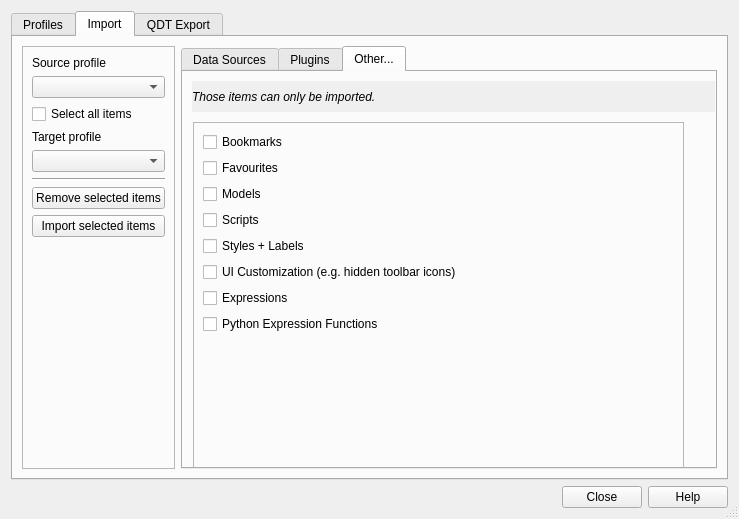
<?xml version="1.0" encoding="UTF-8"?>
<ui version="4.0">
 <class>ProfileManagerDialogBase</class>
 <widget class="QDialog" name="ProfileManagerDialogBase">
  <property name="geometry">
   <rect>
    <x>0</x>
    <y>0</y>
    <width>739</width>
    <height>519</height>
   </rect>
  </property>
  <property name="windowTitle">
   <string notr="true">Profile Manager</string>
  </property>
  <property name="locale">
   <locale language="English" country="UnitedStates"/>
  </property>
  <property name="sizeGripEnabled">
   <bool>true</bool>
  </property>
  <layout class="QVBoxLayout" name="verticalLayout">
   <item>
    <widget class="QTabWidget" name="tabWidget">
     <property name="autoFillBackground">
      <bool>false</bool>
     </property>
     <property name="tabShape">
      <enum>QTabWidget::Rounded</enum>
     </property>
     <property name="currentIndex">
      <number>1</number>
     </property>
     <widget class="QWidget" name="tab_profiles">
      <attribute name="title">
       <string>Profiles</string>
      </attribute>
      <layout class="QHBoxLayout" name="horizontalLayout_2">
       <item>
        <widget class="QFrame" name="frame_2">
         <property name="frameShape">
          <enum>QFrame::StyledPanel</enum>
         </property>
         <property name="frameShadow">
          <enum>QFrame::Raised</enum>
         </property>
         <layout class="QVBoxLayout" name="verticalLayout_3">
          <item>
           <widget class="QPushButton" name="createProfileButton">
            <property name="text">
             <string>New</string>
            </property>
           </widget>
          </item>
          <item>
           <widget class="QPushButton" name="copyProfileButton">
            <property name="text">
             <string>Copy</string>
            </property>
           </widget>
          </item>
          <item>
           <widget class="QPushButton" name="editProfileButton">
            <property name="text">
             <string>Rename</string>
            </property>
           </widget>
          </item>
          <item>
           <widget class="QPushButton" name="removeProfileButton">
            <property name="text">
             <string>Remove</string>
            </property>
           </widget>
          </item>
          <item>
           <widget class="Line" name="line_2">
            <property name="orientation">
             <enum>Qt::Horizontal</enum>
            </property>
           </widget>
          </item>
          <item>
           <spacer name="verticalSpacer_2">
            <property name="orientation">
             <enum>Qt::Vertical</enum>
            </property>
            <property name="sizeHint" stdset="0">
             <size>
              <width>20</width>
              <height>40</height>
             </size>
            </property>
           </spacer>
          </item>
         </layout>
        </widget>
       </item>
       <item>
        <layout class="QVBoxLayout" name="verticalLayout_4">
         <item>
          <widget class="QLabel" name="label_4">
           <property name="text">
            <string>Profiles</string>
           </property>
          </widget>
         </item>
         <item>
          <widget class="QListView" name="list_profiles"/>
         </item>
        </layout>
       </item>
      </layout>
     </widget>
     <widget class="QWidget" name="tab_datasources">
      <attribute name="title">
       <string>Import</string>
      </attribute>
      <layout class="QHBoxLayout" name="horizontalLayout">
       <item>
        <widget class="QFrame" name="frame">
         <property name="frameShape">
          <enum>QFrame::StyledPanel</enum>
         </property>
         <property name="frameShadow">
          <enum>QFrame::Raised</enum>
         </property>
         <layout class="QVBoxLayout" name="verticalLayout_2">
          <item>
           <widget class="QLabel" name="label">
            <property name="text">
             <string>Source profile</string>
            </property>
           </widget>
          </item>
          <item>
           <widget class="QComboBox" name="comboBoxNamesSource"/>
          </item>
          <item>
           <widget class="QCheckBox" name="checkBox_checkAll">
            <property name="toolTip">
             <string>Select all items in the source profile</string>
            </property>
            <property name="text">
             <string>Select all items</string>
            </property>
           </widget>
          </item>
          <item>
           <widget class="QLabel" name="choseProfileLabel">
            <property name="text">
             <string>Target profile</string>
            </property>
           </widget>
          </item>
          <item>
           <widget class="QComboBox" name="comboBoxNamesTarget"/>
          </item>
          <item>
           <widget class="Line" name="line">
            <property name="orientation">
             <enum>Qt::Horizontal</enum>
            </property>
           </widget>
          </item>
          <item>
           <widget class="QPushButton" name="removeThingsButton">
            <property name="toolTip">
             <string>Remove selected items from source profile</string>
            </property>
            <property name="text">
             <string>Remove selected items</string>
            </property>
           </widget>
          </item>
          <item>
           <widget class="QPushButton" name="importThingsButton">
            <property name="toolTip">
             <string>Import selected items from source to target profile</string>
            </property>
            <property name="text">
             <string>Import selected items</string>
            </property>
           </widget>
          </item>
          <item>
           <spacer name="verticalSpacer">
            <property name="orientation">
             <enum>Qt::Vertical</enum>
            </property>
            <property name="sizeHint" stdset="0">
             <size>
              <width>20</width>
              <height>40</height>
             </size>
            </property>
           </spacer>
          </item>
         </layout>
        </widget>
       </item>
       <item>
        <widget class="QTabWidget" name="tabWidget_2">
         <property name="currentIndex">
          <number>2</number>
         </property>
         <widget class="QWidget" name="tab_inner_datasources">
          <attribute name="title">
           <string>Data Sources</string>
          </attribute>
          <layout class="QVBoxLayout" name="verticalLayout_5">
           <item>
            <widget class="QTreeWidget" name="treeWidgetSource">
             <column>
              <property name="text">
               <string>Source profile</string>
              </property>
             </column>
            </widget>
           </item>
           <item>
            <widget class="QTreeWidget" name="treeWidgetTarget">
             <property name="focusPolicy">
              <enum>Qt::NoFocus</enum>
             </property>
             <property name="selectionMode">
              <enum>QAbstractItemView::NoSelection</enum>
             </property>
             <column>
              <property name="text">
               <string>Target profile</string>
              </property>
             </column>
            </widget>
           </item>
          </layout>
         </widget>
         <widget class="QWidget" name="tab_plugins">
          <attribute name="title">
           <string>Plugins</string>
          </attribute>
          <layout class="QVBoxLayout" name="verticalLayout_6">
           <item>
            <widget class="QLabel" name="label_5">
             <property name="text">
              <string>Source profile</string>
             </property>
            </widget>
           </item>
           <item>
            <widget class="QListWidget" name="list_plugins"/>
           </item>
           <item>
            <widget class="QLabel" name="label_6">
             <property name="text">
              <string>Target profile</string>
             </property>
            </widget>
           </item>
           <item>
            <widget class="QListWidget" name="list_plugins_target">
             <property name="focusPolicy">
              <enum>Qt::NoFocus</enum>
             </property>
             <property name="selectionMode">
              <enum>QAbstractItemView::NoSelection</enum>
             </property>
            </widget>
           </item>
          </layout>
         </widget>
         <widget class="QWidget" name="tab_models">
          <attribute name="title">
           <string>Other...</string>
          </attribute>
          <widget class="QFrame" name="frame_3">
           <property name="geometry">
            <rect>
             <x>10</x>
             <y>50</y>
             <width>491</width>
             <height>441</height>
            </rect>
           </property>
           <property name="frameShape">
            <enum>QFrame::StyledPanel</enum>
           </property>
           <property name="frameShadow">
            <enum>QFrame::Raised</enum>
           </property>
           <layout class="QVBoxLayout" name="verticalLayout_8">
            <item>
             <widget class="QCheckBox" name="bookmark_check">
              <property name="text">
               <string>Bookmarks</string>
              </property>
             </widget>
            </item>
            <item>
             <widget class="QCheckBox" name="favourites_check">
              <property name="text">
               <string>Favourites</string>
              </property>
             </widget>
            </item>
            <item>
             <widget class="QCheckBox" name="models_check">
              <property name="text">
               <string>Models</string>
              </property>
             </widget>
            </item>
            <item>
             <widget class="QCheckBox" name="scripts_check">
              <property name="text">
               <string>Scripts</string>
              </property>
             </widget>
            </item>
            <item>
             <widget class="QCheckBox" name="styles_check">
              <property name="text">
               <string>Styles + Labels</string>
              </property>
             </widget>
            </item>
            <item>
             <widget class="QCheckBox" name="customization_check">
              <property name="text">
               <string>UI Customization (e.g. hidden toolbar icons)</string>
              </property>
             </widget>
            </item>
            <item>
             <widget class="QCheckBox" name="expressions_check">
              <property name="text">
               <string>Expressions</string>
              </property>
             </widget>
            </item>
            <item>
             <widget class="QCheckBox" name="python_expressions_check">
              <property name="text">
               <string>Python Expression Functions</string>
              </property>
             </widget>
            </item>
            <item>
             <spacer name="verticalSpacer_3">
              <property name="orientation">
               <enum>Qt::Vertical</enum>
              </property>
              <property name="sizeHint" stdset="0">
               <size>
                <width>20</width>
                <height>40</height>
               </size>
              </property>
             </spacer>
            </item>
           </layout>
          </widget>
          <widget class="QLabel" name="blb_other_import_only">
           <property name="geometry">
            <rect>
             <x>9</x>
             <y>9</y>
             <width>591</width>
             <height>31</height>
            </rect>
           </property>
           <property name="font">
            <font>
             <italic>true</italic>
            </font>
           </property>
           <property name="autoFillBackground">
            <bool>true</bool>
           </property>
           <property name="text">
            <string>Those items can only be imported.</string>
           </property>
          </widget>
         </widget>
        </widget>
       </item>
      </layout>
     </widget>
     <widget class="QWidget" name="tab_qdt_export">
      <attribute name="title">
       <string>QDT Export</string>
      </attribute>
      <layout class="QGridLayout" name="gridLayout">
       <item row="1" column="0">
        <widget class="QLabel" name="qdt_profile_label">
         <property name="sizePolicy">
          <sizepolicy hsizetype="Fixed" vsizetype="Preferred">
           <horstretch>0</horstretch>
           <verstretch>0</verstretch>
          </sizepolicy>
         </property>
         <property name="text">
          <string>Profile</string>
         </property>
        </widget>
       </item>
       <item row="5" column="0">
        <widget class="QLabel" name="qdt_qgis_min_version_label">
         <property name="text">
          <string>QGIS min. version</string>
         </property>
        </widget>
       </item>
       <item row="2" column="0">
        <widget class="QLabel" name="qdt_description_label">
         <property name="text">
          <string>Description</string>
         </property>
        </widget>
       </item>
       <item row="1" column="1" colspan="2">
        <widget class="QComboBox" name="qdt_export_profile_cbx"/>
       </item>
       <item row="3" column="0">
        <widget class="QLabel" name="qdt_email_label">
         <property name="text">
          <string>Email</string>
         </property>
        </widget>
       </item>
       <item row="3" column="1">
        <widget class="QLineEdit" name="qdt_email_edit"/>
       </item>
       <item row="4" column="1">
        <widget class="QLineEdit" name="qdt_version_edit"/>
       </item>
       <item row="8" column="0" colspan="2">
        <widget class="QCheckBox" name="qdt_clear_export_folder_checkbox">
         <property name="text">
          <string>Clear export folder</string>
         </property>
        </widget>
       </item>
       <item row="5" column="1">
        <widget class="QLineEdit" name="qdt_qgis_min_version_edit"/>
       </item>
       <item row="11" column="0" colspan="3">
        <spacer name="verticalSpacer_4">
         <property name="orientation">
          <enum>Qt::Vertical</enum>
         </property>
         <property name="sizeHint" stdset="0">
          <size>
           <width>20</width>
           <height>40</height>
          </size>
         </property>
        </spacer>
       </item>
       <item row="7" column="0" colspan="2">
        <widget class="QCheckBox" name="qdt_inactive_plugin_export_checkbox">
         <property name="text">
          <string>Export inactive plugins</string>
         </property>
        </widget>
       </item>
       <item row="4" column="0">
        <widget class="QLabel" name="qdt_version_label">
         <property name="text">
          <string>Version</string>
         </property>
        </widget>
       </item>
       <item row="10" column="0" colspan="3">
        <widget class="QPushButton" name="export_qdt_button">
         <property name="text">
          <string>Export</string>
         </property>
        </widget>
       </item>
       <item row="6" column="0">
        <widget class="QLabel" name="qdt_qgis_max_version_label">
         <property name="text">
          <string>QGIS max. version</string>
         </property>
        </widget>
       </item>
       <item row="6" column="1">
        <widget class="QLineEdit" name="qdt_qgis_max_version_edit"/>
       </item>
       <item row="2" column="1">
        <widget class="QTextEdit" name="qdt_description_edit"/>
       </item>
       <item row="0" column="1">
        <widget class="QgsFileWidget" name="qdt_file_widget">
         <property name="storageMode">
          <enum>QgsFileWidget::GetDirectory</enum>
         </property>
        </widget>
       </item>
       <item row="0" column="0">
        <widget class="QLabel" name="lbl_export_folder">
         <property name="text">
          <string>Export folder</string>
         </property>
        </widget>
       </item>
      </layout>
     </widget>
    </widget>
   </item>
   <item>
    <widget class="QDialogButtonBox" name="btn_standard_buttons">
     <property name="standardButtons">
      <set>QDialogButtonBox::Close|QDialogButtonBox::Help</set>
     </property>
    </widget>
   </item>
  </layout>
 </widget>
 <customwidgets>
  <customwidget>
   <class>QgsFileWidget</class>
   <extends>QWidget</extends>
   <header>qgsfilewidget.h</header>
  </customwidget>
 </customwidgets>
 <resources/>
 <connections/>
</ui>
